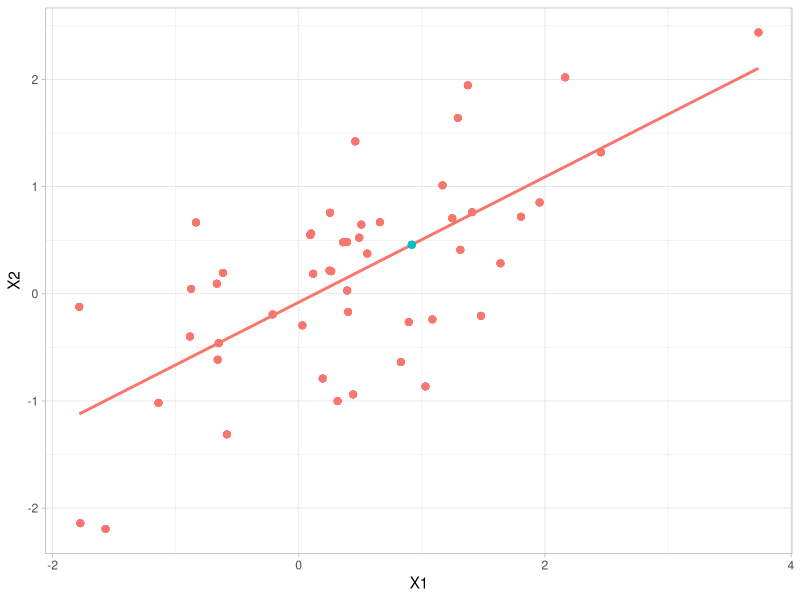
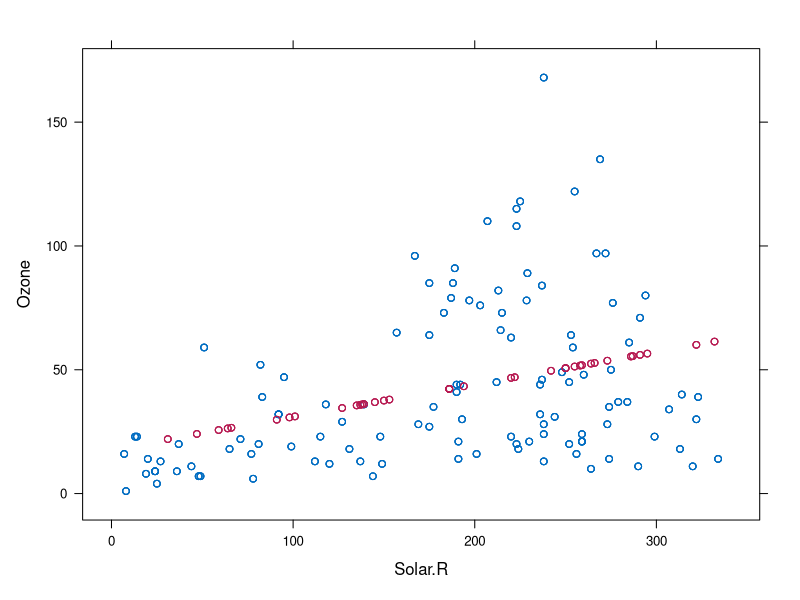
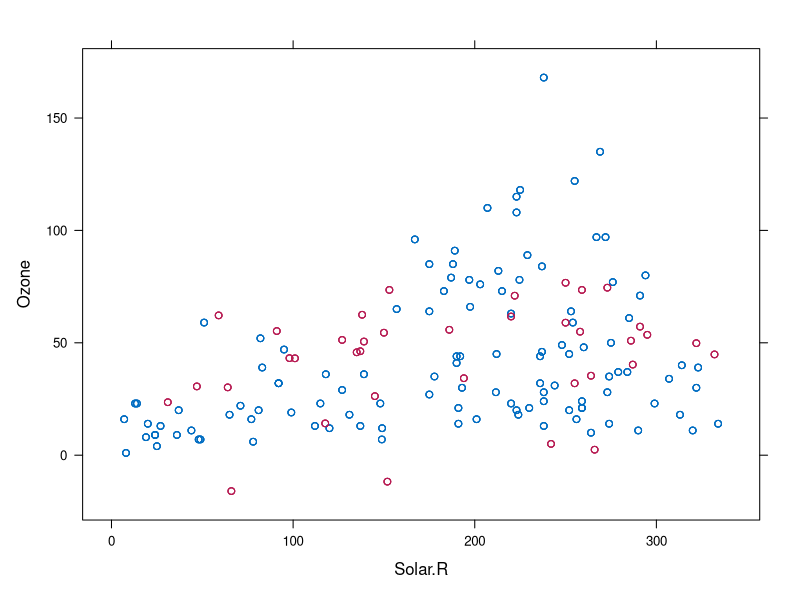
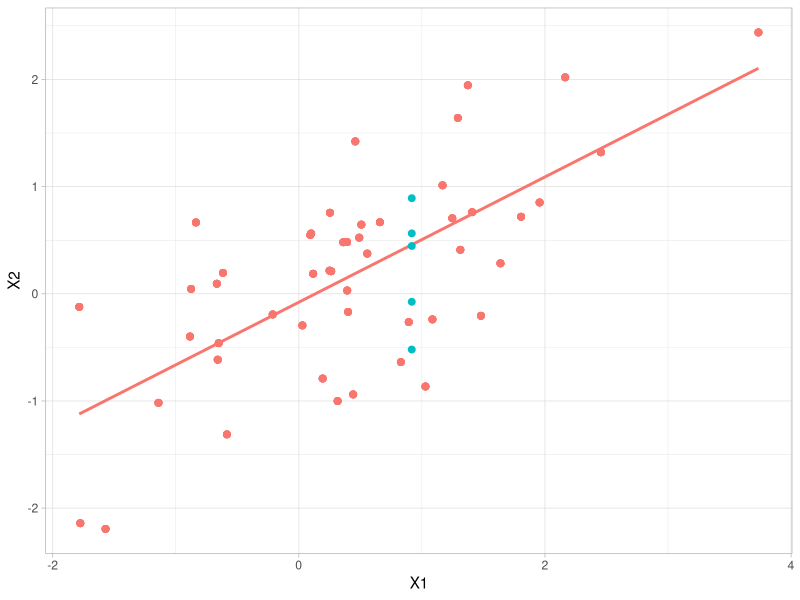
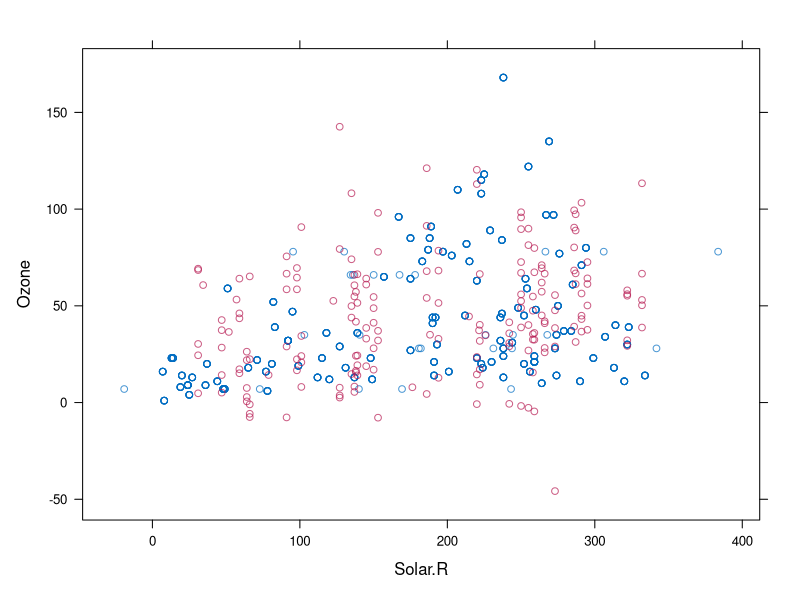
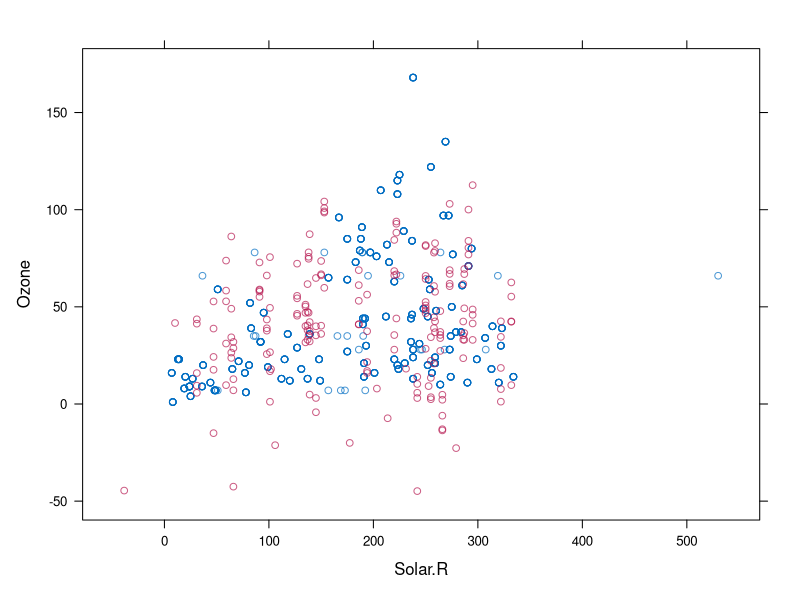
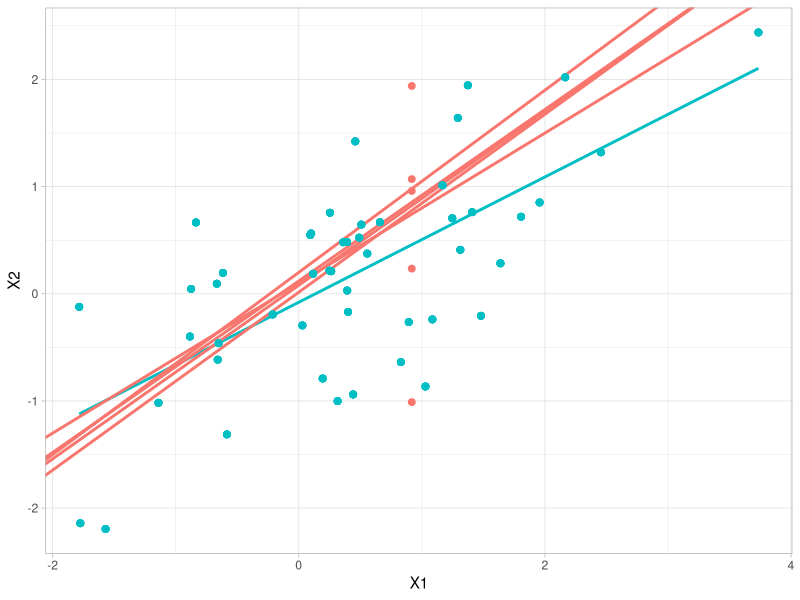
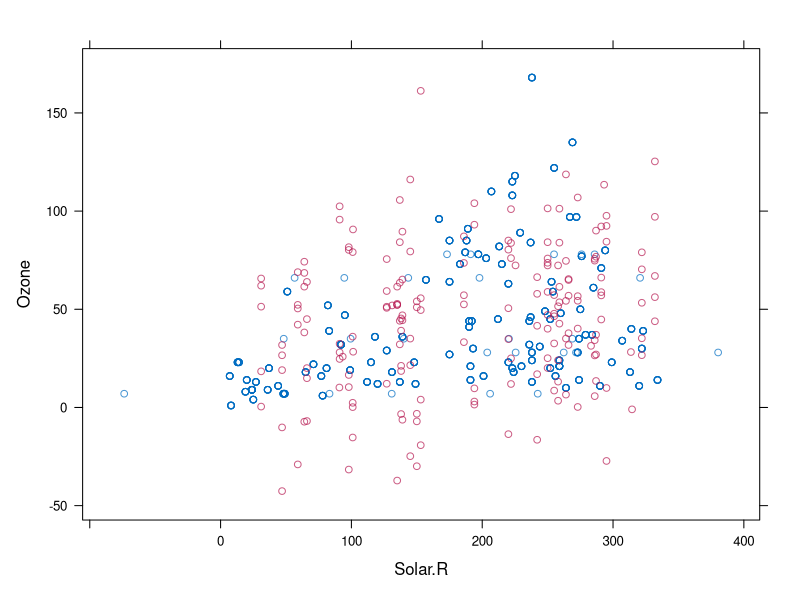

These charts were generated, in order, by the following R code:
## ---- chunk 1
knitr::opts_chunk$set(echo = TRUE, warning = FALSE, message = FALSE)

library(ggplot2)
library(mice)
library(knitr)
library(kableExtra)
library(dplyr)
theme_set(theme_light())
## ---- chunk 2
psych::describe(airquality) %>%
  kable() %>%
  kable_styling()
## ---- chunk 3
dat <- data.frame(MASS::mvrnorm(n = 50, mu = c(0,0), Sigma = matrix(c(1, 0.75,  0.75, 1),2,2)))
dat[10,"X2"] <- NA

imp_reg1 <- mice(dat, method = "norm.predict", printFlag = FALSE)
#xyplot(imp_reg1, X2 ~ X1)

impr_long <- complete(imp_reg1, action = "long", include = FALSE) %>% 
  mutate(R = ifelse(.id == 10, 0, 1))

ggplot(impr_long, aes(X1, X2, color = factor(R), group = factor(R)))+
  geom_smooth(method = "lm", se = FALSE)+
  geom_point(size = 2)+
  theme(legend.position = "none")

## ---- chunk 4
imp_reg <- mice(airquality %>% select(Ozone, Solar.R), 
                method = "norm.predict", print = F)
xyplot(imp_reg, Ozone ~ Solar.R)
## ---- chunk 5
imp_reg <- mice(airquality, 
                method = "norm.predict", print = F)
xyplot(imp_reg, Ozone ~ Solar.R)
## ---- chunk 6

imp_sreg1 <- mice(dat, method = "norm.nob", print = F)
#xyplot(imp_sreg1, X2 ~ X1)

impsr_long <- complete(imp_sreg1, action = "long", include = FALSE) %>% 
  mutate(R = ifelse(.id == 10, 0, 1))

ggplot(impsr_long, aes(X1, X2, color = factor(R), group = factor(R)))+
  geom_smooth(method = "lm", se = FALSE)+
  geom_point(size = 2)+
  theme(legend.position = "none")

## ---- chunk 7
imp_reg <- mice(airquality %>% select(Ozone, Solar.R), method = "norm.nob", print = F)
xyplot(imp_reg, Ozone ~ Solar.R)
## ---- chunk 8
imp_reg <- mice(airquality, method = "norm.nob", print = F)
xyplot(imp_reg, Ozone ~ Solar.R)
## ---- chunk 9

imp_breg1 <- mice(dat, method = "norm", print = F)
#xyplot(imp_sreg1, X2 ~ X1)

impbr_long <- complete(imp_breg1, action = "long", include = FALSE) %>% 
  mutate(R = ifelse(.id == 10, 0, 1))

#lm(X2 ~ X1, dat)

ggplot(impbr_long, aes(X1, X2, color = factor(R), group = factor(R)))+
  geom_smooth(method = "lm", se = FALSE, color = "#00BFC4", size = 1)+
  geom_abline(intercept = 0.015, slope = 0.83, color = "#F8766D", size = 1)+
  geom_abline(intercept = 0.08, slope = 0.81, color = "#F8766D", size = 1)+
  geom_abline(intercept = 0.12, slope = 0.8, color = "#F8766D", size = 1)+
  geom_abline(intercept = 0.2, slope = 0.85, color = "#F8766D", size = 1)+
  geom_abline(intercept = 0.1, slope = 0.7, color = "#F8766D", size = 1)+
geom_point(size = 2)+
  theme(legend.position = "none")
#blue = #00BFC4
# red = 
## ---- chunk 10
imp_breg <- mice(airquality %>% select(Ozone, Solar.R), method = "norm", print = F)
xyplot(imp_breg, Ozone ~ Solar.R)
## ---- chunk 11
imp_breg <- mice(airquality, method = "norm", print = F)
xyplot(imp_breg, Ozone ~ Solar.R)
## ---- chunk 12

imp_preg1 <- mice(dat, method = "pmm", printFlag = FALSE)
#xyplot(imp_sreg1, X2 ~ X1)

imppr_long <- complete(imp_preg1, action = "long", include = FALSE) %>% 
  mutate(R = ifelse(.id == 10, 0, 1))

#lm(X2 ~ X1, dat)

ggplot(imppr_long, aes(X1, X2))+
geom_smooth(method = "lm", se = FALSE, color = "#00BFC4",  size = 1)+
geom_point(size = 2, color = "#00BFC4")+
  theme(legend.position = "none") + 
  ggtitle("Observed data")
#blue = #00BFC4
# red = 
## ---- chunk 13

imp_preg1 <- mice(dat, method = "pmm", printFlag = FALSE)
#xyplot(imp_sreg1, X2 ~ X1)

imppr_long <- complete(imp_preg1, action = "long", include = FALSE) %>% 
  mutate(R = ifelse(.id == 10, 0, 1))

#lm(X2 ~ X1, dat)

ggplot(imppr_long, aes(X1, X2, color = factor(R), group = factor(R)))+
geom_smooth(method = "lm", se = FALSE)+
geom_point(size = 2)+
  theme(legend.position = "none")+ 
  ggtitle("Imputed missing values")
#blue = #00BFC4
# red = 
## ---- chunk 14
imp_pmm <- mice(airquality %>% select(Ozone, Solar.R), 
                method = "pmm", print = F)
xyplot(imp_pmm, Ozone ~ Solar.R)
## ---- chunk 15
imp_pmm <- mice(airquality, method = "pmm", print = F)
xyplot(imp_pmm, Ozone ~ Solar.R)
## ---- chunk 16
imp_pmm$predictorMatrix
## ---- chunk 17
imp <- mice(airquality, maxit = 20, print = F)
plot(imp)
